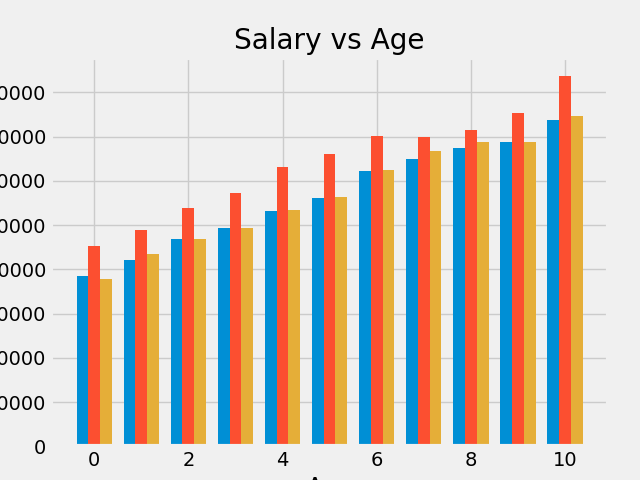

Recreate this plot in Python.
from matplotlib import pyplot as plt

import numpy as np

# plt.xkcd() # Cartoonic Style

plt.style.use("fivethirtyeight")

###########################################################################################################################################
                  # Median Developer Salaries by Age
age_x = [25, 26, 27, 28, 29, 30, 31, 32, 33, 34, 35]

x=np.arange(len(age_x)) # Here's our x Axis

width = 0.25

labels=["Developer salary","Python Developer salary",'JavaScript Developer salary']
                  # Developer salary
dev_y = [38496, 42000, 46752, 49320, 53200,
         56000, 62316, 64928, 67317, 68748, 73752]

                 # Median Python Developer Salaries by Age
py_dev_y = [45372, 48876, 53850, 57287, 63016,
            65998, 70003, 70000, 71496, 75370, 83640]

                 # Median JavaScript Developer Salaries by Age
js_dev_y = [37810, 43515, 46823, 49293, 53437,
            56373, 62375, 66674, 68745, 68746, 74583]

plt.bar(x-width,dev_y,label=labels,width=width)

plt.bar(x,py_dev_y,label=labels,width=width)

plt.bar(x+width,js_dev_y,label=labels,width=width)

plt.title("Salary vs Age")

plt.xlabel("Age")

plt.ylabel("Salary")

plt.show()

plt.tight_layout()

plt.legend()
